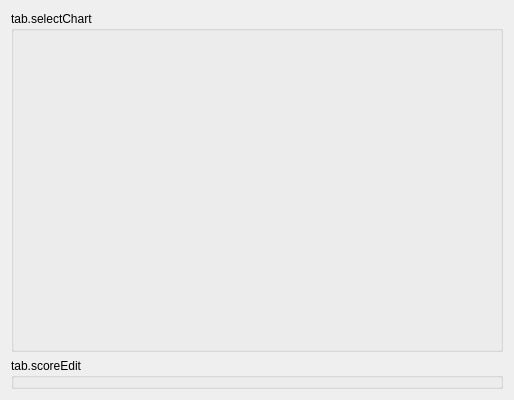
<?xml version="1.0" encoding="UTF-8"?>
<ui version="4.0">
 <class>TabInputScore</class>
 <widget class="QWidget" name="TabInputScore">
  <property name="geometry">
   <rect>
    <x>0</x>
    <y>0</y>
    <width>514</width>
    <height>400</height>
   </rect>
  </property>
  <property name="windowTitle">
   <string notr="true">TabInputScore</string>
  </property>
  <layout class="QVBoxLayout" name="verticalLayout">
   <item>
    <widget class="QGroupBox" name="groupBox">
     <property name="sizePolicy">
      <sizepolicy hsizetype="Preferred" vsizetype="Expanding">
       <horstretch>0</horstretch>
       <verstretch>0</verstretch>
      </sizepolicy>
     </property>
     <property name="title">
      <string>tab.selectChart</string>
     </property>
     <layout class="QVBoxLayout" name="verticalLayout_2">
      <property name="leftMargin">
       <number>0</number>
      </property>
      <property name="topMargin">
       <number>0</number>
      </property>
      <property name="rightMargin">
       <number>0</number>
      </property>
      <property name="bottomMargin">
       <number>0</number>
      </property>
      <item>
       <widget class="ChartSelector" name="chartSelector" native="true"/>
      </item>
     </layout>
    </widget>
   </item>
   <item>
    <widget class="QGroupBox" name="groupBox_2">
     <property name="title">
      <string>tab.scoreEdit</string>
     </property>
     <layout class="QVBoxLayout" name="verticalLayout_3">
      <property name="leftMargin">
       <number>0</number>
      </property>
      <property name="topMargin">
       <number>0</number>
      </property>
      <property name="rightMargin">
       <number>0</number>
      </property>
      <property name="bottomMargin">
       <number>0</number>
      </property>
      <item>
       <widget class="ScoreEditor" name="scoreEditor" native="true"/>
      </item>
     </layout>
    </widget>
   </item>
  </layout>
 </widget>
 <customwidgets>
  <customwidget>
   <class>ChartSelector</class>
   <extends>QWidget</extends>
   <header>ui.implements.components.chartSelector</header>
   <container>1</container>
  </customwidget>
  <customwidget>
   <class>ScoreEditor</class>
   <extends>QWidget</extends>
   <header>ui.implements.components.scoreEditor</header>
   <container>1</container>
  </customwidget>
 </customwidgets>
 <resources/>
 <connections/>
</ui>
